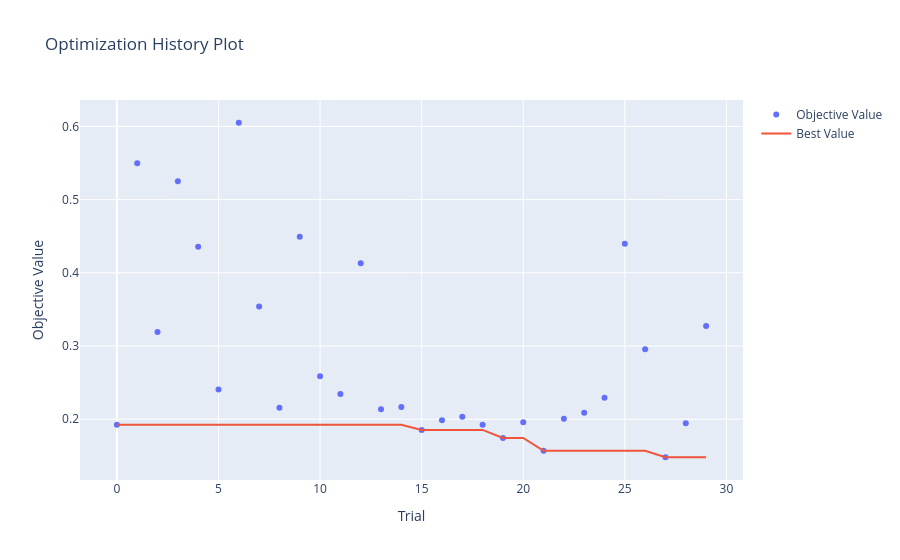

Notebook code for this chart:
### Code cell
plot_optimization_history(study)

### Figure 1 — Plotly figure (JSON) as saved in the notebook; plotly's stock layout.template omitted (floating-point values rounded to 4 significant figures)
{"data": [{"mode": "markers", "name": "Objective Value", "type": "scatter", "x": [0, 1, 2, 3, 4, 5, 6, 7, 8, 9, 10, 11, 12, 13, 14, 15, 16, 17, 18, 19, 20, 21, 22, 23, 24, 25, 26, 27, 28, 29], "y": [0.1922, 0.5496, 0.3191, 0.525, 0.4356, 0.2407, 0.605, 0.3539, 0.2156, 0.4492, 0.2586, 0.2346, 0.413, 0.2134, 0.2166, 0.1853, 0.1985, 0.2034, 0.1924, 0.1744, 0.196, 0.1568, 0.2006, 0.2088, 0.2293, 0.4396, 0.2954, 0.148, 0.1946, 0.3273]}, {"mode": "lines", "name": "Best Value", "type": "scatter", "x": [0, 1, 2, 3, 4, 5, 6, 7, 8, 9, 10, 11, 12, 13, 14, 15, 16, 17, 18, 19, 20, 21, 22, 23, 24, 25, 26, 27, 28, 29], "y": [0.1922, 0.1922, 0.1922, 0.1922, 0.1922, 0.1922, 0.1922, 0.1922, 0.1922, 0.1922, 0.1922, 0.1922, 0.1922, 0.1922, 0.1922, 0.1853, 0.1853, 0.1853, 0.1853, 0.1744, 0.1744, 0.1568, 0.1568, 0.1568, 0.1568, 0.1568, 0.1568, 0.148, 0.148, 0.148]}, {"marker": {"color": "#cccccc"}, "mode": "markers", "name": "Infeasible Trial", "showlegend": false, "type": "scatter", "x": [], "y": []}], "layout": {"title": {"text": "Optimization History Plot"}, "xaxis": {"title": {"text": "Trial"}}, "yaxis": {"title": {"text": "Objective Value"}}}}
